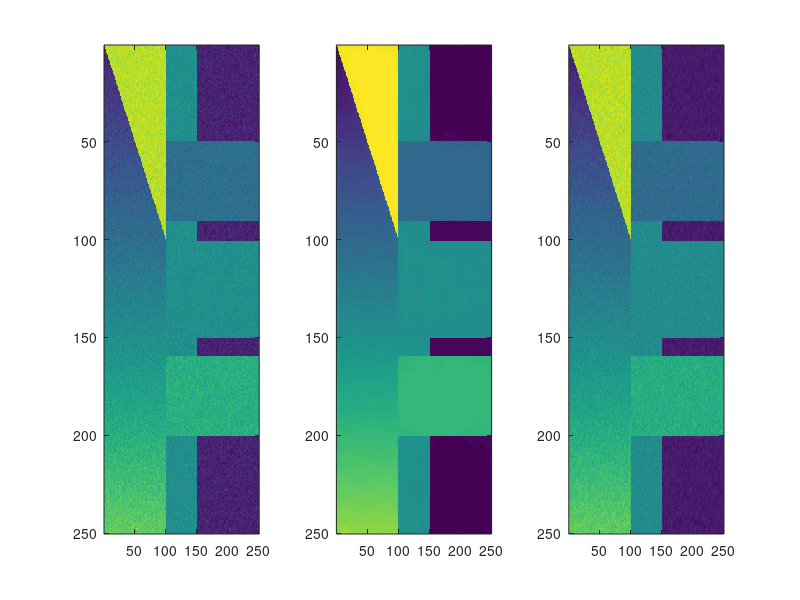
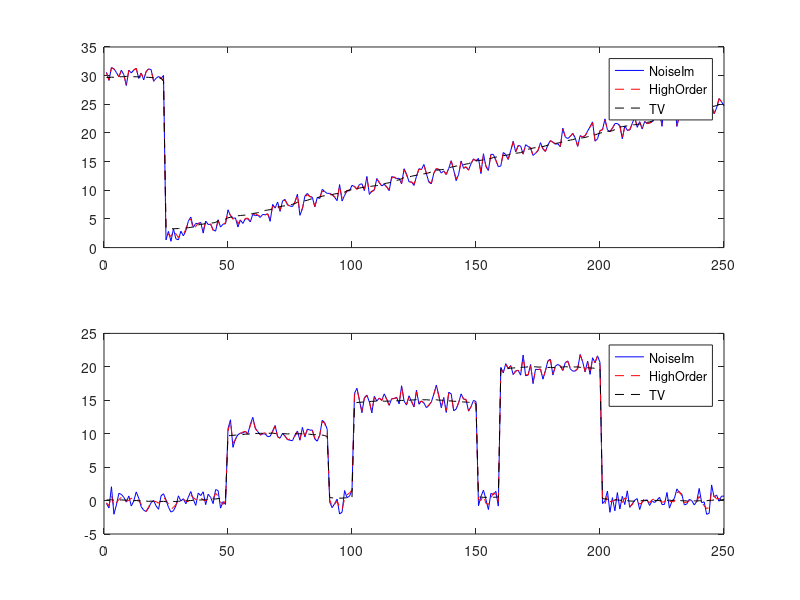

MATLAB code for these plots, in order:
%% Higher Order PDEs denoising 
clear; close all; clc; 
u = zeros(250,250);
u(:,100:150) = 15; 
u(50:90,:) = 10;
u(101:150,:) = 15; 
u(160:200,:) = 20; 

for i = 1:250
    for j = 1:100
        u(i,j) = i/10; 
         if i < j
           u(i,j) = 30; 
         end 
    end
end 
n = randn(size(u)); 
u = u + n; 
u = double(u); 
u0 = u;
v = u;

%parameters
lam1 = 1e-2; 
lam2 = 1e-4;
eps = 1e-5; 
%step size for gradient descent 
t_tv =1e-2; 
t_htv = 1e-3; %MAKE THIS LESS THAN .01!!!
theta = 1/2.*ones(size(u)); 
c = 1/25; 

% imagesc(u);figure(); 

figure('units','normalized','outerposition',[0 0 1 0.5]); 
for i = 1:200
    %% E1 
    ui1j= circshift(u,[0 -1]); %   i+1, j 
    uij1= circshift(u,[-1 0]); %       i, j+1 
    ui1j1=circshift(u,[-1 -1]); %  i+1, j+1

    ui_j_ = circshift(u,[1 1]);% i-1, j-1
    ui_j = circshift(u,[0 1]);%     i-1, j
    uij_ = circshift(u,[1 0]); %    i    , j-1

    dx  = ui1j - u;
    dx_= -ui_j + u;

    dy  = uij1-u; 
    dy_ =-uij_+u;

 % abs value terms
    m_dx = (sign(dy)+sign(dy_))./2.*min((dy.^2).^(1/2),(dy_.^2).^(1/2)); 
    abs_dx = (dx.^2+m_dx.^2+eps).^(1/2); 
    m_dy = (sign(dx)+sign(dx_))./2.*min((dx.^2).^(1/2),(dx_.^2).^(1/2));
    abs_dy =  (dy.^2+m_dy.^2+eps).^(1/2);
    
    ddx_ = (-circshift(dx./abs_dx,[0,1])+dx./abs_dx); %i-1, j
    ddy_ = (-circshift(dy./abs_dy,[1,0])+dy./abs_dy); %i, j-1 

%     l1 = findL1(u, u0,eps);
%     h = 1/250; 
%     lam1 = -h/(sigma^2).*l1; 
%     lam1 = 1e-1; 
%     s = (abs_dx.*abs_dy).^(1/2); 
    s = 1; 
    div =  ddx_+ddy_; 
    e = s.*(div -2*lam1.*(u-u0));
    unew = u + t_tv.*e; %lambda should be updated
    unew = real(unew); 
    
    
    %% E2, rename the shifted values, these are the derivatives of v. 
    ui1j= circshift(v,[0 -1]); %   i+1, j 
    uij1= circshift(v,[-1 0]); %       i, j+1 
    ui1j1=circshift(v,[-1 -1]); %  i+1, j+1

    ui_j_ = circshift(v,[1 1]);% i-1, j-1
    ui_j = circshift(v,[0 1]);%     i-1, j
    uij_ = circshift(v,[1 0]); %    i    , j-1

    dxx = ui1j+ui_j-2.*v; 
    dyy = uij1+uij_-2.*v; 
    
    dxy = uij1 -ui1j+2.*v;
    dxy_ = -uij_-ui_j+2.*v; 

    dyx = -ui1j-uij1+2.*v;
    dyx_=-ui_j-uij_+2.*v; 
    
    abs_d2= (dxx.^2+dxy.^2+dyx.^2+dyy.^2+eps).^(1/2);
    
    ui1j= circshift(dxx./abs_d2,[0 1]); %   i+1, j 
    ui_j = circshift(dxx./abs_d2,[0 -1]);%     i-1, j
    dxxdxx = ui1j+ui_j-2.*dxx./abs_d2; 
    
    uij1= circshift(dyy./abs_d2,[1 0]); %       i, j+1 
    uij_ = circshift(dyy./abs_d2,[-1 0]); %    i    , j-1
    dyydyy = uij1+uij_-2.*dyy./abs_d2; 
    
    ui_j_ = circshift(dxy./abs_d2,[-1 -1]);% i-1, j-1
    ui_j = circshift(dxy./abs_d2,[0 -1]);%     i-1, j
    uij_ = circshift(dxy./abs_d2,[-1 0]); %    i    , j-1
    dyx_2=-uij_-ui_j+2.*dxy./abs_d2;
    
    ui1j1=circshift(dyx_./abs_d2,[1 1]); %  i+1, j+1
    uij1= circshift(dyx_./abs_d2,[1 0]); %     i, j+1 
    ui1j= circshift(dyx_./abs_d2,[0 1]); %   i+1, j 
    dxy2 = - uij1 -ui1j+2.*dyx_./abs_d2;

%     s = (dxxdxx.^2+dyydyy.^2+dyx_2.^2+dxy2.^2+eps).^(1/2); 
    s = 1; 
    e =  s.*((dxxdxx+dxy2+dyx_2+dyydyy)-lam2.*(v-u0)); 
    vnew = v -t_htv.*e; 
    vnew = real(vnew); 
    
%     w1 = theta.*unew;
%     w2 = (1-theta).*vnew; 
%     w = w1+w2;
%     w = w./max(max(w)); 
%     [gwx,gwy] = gradient(w);
%     absw = (gwx.^2+gwy.^2).^(1/2);  
%     theta = 1/2.*cos((2*pi.*absw)./c)+1/2; 
% 
%     theta(abs(gradient(w)) >=c) =1; 
%     theta = zeros(size(u)); 
%     uopt = theta.*unew+(1-theta).*vnew;
%     v = u; 
    u = unew; 
    v = vnew;
% subplot(1,5,1);
% imagesc(u0);
% subplot(1,5,2);
% imagesc(unew);
% subplot(1,5,3);
% imagesc(vnew); 
% subplot(1,5,4)
% % imagesc(uopt); 
% subplot(1,5,5); 
% imagesc(theta); 
% pause(0.1); 
end 
% figure(); 
subplot(1,3,1);
imagesc(u0);
subplot(1,3,2);
imagesc(u);
subplot(1,3,3);
imagesc(v); 
% subplot(1,4,4)
% imagesc(u,[0,25]); 
% figure();imagesc(theta); 
figure();
subplot(2,1,1); 
plot(u0(:,25),'b'); hold on; 
plot(vnew(:,25),'--r'); 
plot(unew(:,25),'--k'); hold off;
legend('NoiseIm','HighOrder','TV'); 
subplot(2,1,2); 
plot(u0(:,200),'b'); hold on; 
plot(vnew(:,200),'--r'); 
plot(unew(:,200),'--k'); hold off; 
legend('NoiseIm','HighOrder','TV'); 
% figure();
% subplot(2,1,1); 
% plot(u0(:,25),'b'); hold on; plot(unew(:,25),'--r'); 
% subplot(2,1,2);
% plot(u0(:,200),'b'); hold on; plot(unew(:,200),'--r'); 